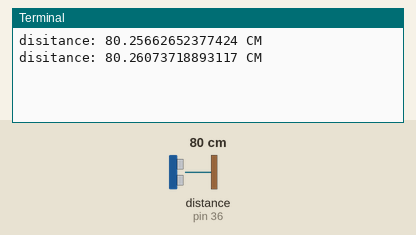
This program was run on a simulated Raspberry Pi (header pin numbers). On the bench: the last lines printed to the terminal. The inputs (shaded band) are chosen by the test bench; at power-on: distance to the obstacle (sensor on pin 36) 80 cm. The echo pulse lasts 58.3 µs per cm; the clock reads 2024-03-15 10:24:30 at power-on unless the program sets it.

Above: at 1.2 s.
1.3 s: distance to the obstacle (sensor on pin 36) set to 2 cm
At 2.6 s:
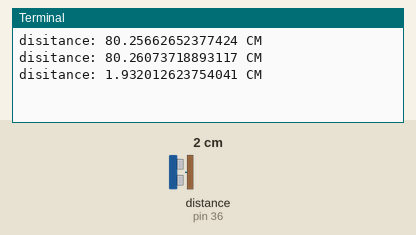
2.8 s: distance to the obstacle (sensor on pin 36) set to 4 cm
At 3.8 s:
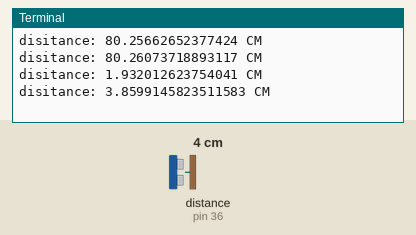
Timing chart, 0 to 5.8 s (numbered marks = the images above; inputs shaded):
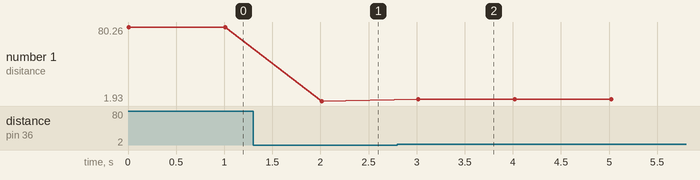

The program:

b.py
```python
import RPi.GPIO as gpio
import time
import numpy as np

def get_distance(setmode=gpio.BOARD,TRIG=35,ECHO=37,max_wait_time=5):
   '''
   calculate the distance between the obstacle and ultrasonic sensor (US-015)
   :param setmode: could be GPIO.BOARD or GPIO.BCM
   :param TRIG: trigger pin number for raspberry pie
   :param ECHO: echo pin number for raspberry pie
   :param max_wait_time: max wait time for receiving the signal
   :return:
   '''
   gpio.setmode(setmode)

   gpio.setup(TRIG, gpio.OUT)
   gpio.setup(ECHO, gpio.IN)
   gpio.output(TRIG,True)
   time.sleep(0.001)
   gpio.output(TRIG,False)
   wait_start = time.time()
   try:
      while gpio.input(ECHO) == False:
        ## exit if the wait is longer than max_wait_time
        if time.time()> wait_start + max_wait_time:
            return np.nan
        else:
            pass
      start = time.time()
      while gpio.input(ECHO) == True:
        end = time.time()

      ##clear the channel
      gpio.cleanup()

      sig_time = end - start
      # cm:
      distance = sig_time / 0.000058
      return distance

   except:

       gpio.cleanup()
       return np.nan


if __name__ == "__main__":
    TRIG = 38
    ECHO = 36
    setmode=gpio.BOARD
    #for i in range(20):
    while True:
        start = time.time()
        dist=get_distance(setmode,TRIG=TRIG,ECHO=ECHO)
        print("disitance: {} CM".format(dist))
        end = time.time()
        #print(end-start)
        time.sleep(1)
```

Measured:
- after the input at 1.3 s, the terminal: prints a new line after 0.72 s (image 1)
- after the input at 2.8 s, the terminal: prints a new line after 0.22 s (image 2)
- plotted number 1: 80.26 → 1.93 after the input at 1.3 s, 1.93 → 3.86 after the input at 2.8 s
